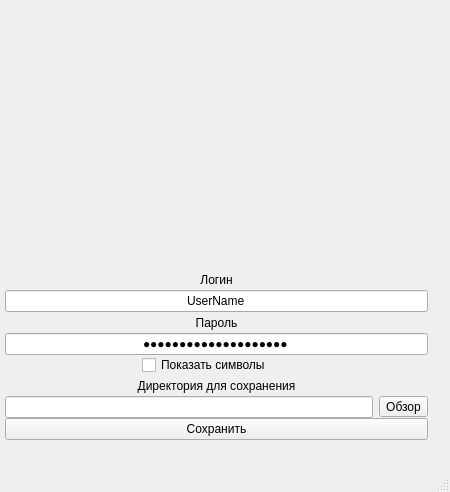
<?xml version="1.0" encoding="UTF-8"?>
<ui version="4.0">
 <class>UserSaver</class>
 <widget class="QMainWindow" name="UserSaver">
  <property name="geometry">
   <rect>
    <x>0</x>
    <y>0</y>
    <width>450</width>
    <height>491</height>
   </rect>
  </property>
  <property name="sizePolicy">
   <sizepolicy hsizetype="Fixed" vsizetype="Fixed">
    <horstretch>0</horstretch>
    <verstretch>0</verstretch>
   </sizepolicy>
  </property>
  <property name="windowTitle">
   <string>User Save Ulility</string>
  </property>
  <widget class="QWidget" name="centralWidget">
   <property name="sizePolicy">
    <sizepolicy hsizetype="Fixed" vsizetype="Fixed">
     <horstretch>0</horstretch>
     <verstretch>0</verstretch>
    </sizepolicy>
   </property>
   <property name="minimumSize">
    <size>
     <width>450</width>
     <height>470</height>
    </size>
   </property>
   <property name="maximumSize">
    <size>
     <width>450</width>
     <height>470</height>
    </size>
   </property>
   <widget class="QWidget" name="layoutWidget">
    <property name="geometry">
     <rect>
      <x>0</x>
      <y>10</y>
      <width>433</width>
      <height>441</height>
     </rect>
    </property>
    <layout class="QVBoxLayout" name="verticalLayout">
     <property name="spacing">
      <number>0</number>
     </property>
     <property name="leftMargin">
      <number>5</number>
     </property>
     <property name="rightMargin">
      <number>5</number>
     </property>
     <item>
      <widget class="QFrame" name="frame">
       <property name="minimumSize">
        <size>
         <width>200</width>
         <height>200</height>
        </size>
       </property>
       <property name="frameShape">
        <enum>QFrame::NoFrame</enum>
       </property>
       <property name="frameShadow">
        <enum>QFrame::Raised</enum>
       </property>
      </widget>
     </item>
     <item>
      <widget class="QLabel" name="label_6">
       <property name="maximumSize">
        <size>
         <width>16777215</width>
         <height>21</height>
        </size>
       </property>
       <property name="layoutDirection">
        <enum>Qt::LeftToRight</enum>
       </property>
       <property name="text">
        <string>Логин</string>
       </property>
       <property name="alignment">
        <set>Qt::AlignCenter</set>
       </property>
      </widget>
     </item>
     <item>
      <widget class="QLineEdit" name="lineLogin">
       <property name="text">
        <string>UserName</string>
       </property>
       <property name="echoMode">
        <enum>QLineEdit::Normal</enum>
       </property>
       <property name="alignment">
        <set>Qt::AlignCenter</set>
       </property>
      </widget>
     </item>
     <item>
      <widget class="QLabel" name="label_5">
       <property name="maximumSize">
        <size>
         <width>16777215</width>
         <height>21</height>
        </size>
       </property>
       <property name="text">
        <string>Пароль</string>
       </property>
       <property name="alignment">
        <set>Qt::AlignCenter</set>
       </property>
      </widget>
     </item>
     <item>
      <widget class="QLineEdit" name="linePass">
       <property name="sizePolicy">
        <sizepolicy hsizetype="Expanding" vsizetype="Fixed">
         <horstretch>0</horstretch>
         <verstretch>21</verstretch>
        </sizepolicy>
       </property>
       <property name="minimumSize">
        <size>
         <width>250</width>
         <height>0</height>
        </size>
       </property>
       <property name="text">
        <string>4|~#retaYq2yMPjhMq5n</string>
       </property>
       <property name="echoMode">
        <enum>QLineEdit::Password</enum>
       </property>
       <property name="alignment">
        <set>Qt::AlignCenter</set>
       </property>
      </widget>
     </item>
     <item>
      <layout class="QHBoxLayout" name="horizontalLayout">
       <item>
        <spacer name="horizontalSpacer">
         <property name="orientation">
          <enum>Qt::Horizontal</enum>
         </property>
         <property name="sizeHint" stdset="0">
          <size>
           <width>40</width>
           <height>20</height>
          </size>
         </property>
        </spacer>
       </item>
       <item>
        <widget class="QCheckBox" name="checkBox">
         <property name="sizePolicy">
          <sizepolicy hsizetype="Minimum" vsizetype="Fixed">
           <horstretch>0</horstretch>
           <verstretch>21</verstretch>
          </sizepolicy>
         </property>
         <property name="minimumSize">
          <size>
           <width>150</width>
           <height>0</height>
          </size>
         </property>
         <property name="text">
          <string>Показать символы</string>
         </property>
        </widget>
       </item>
       <item>
        <spacer name="horizontalSpacer_2">
         <property name="orientation">
          <enum>Qt::Horizontal</enum>
         </property>
         <property name="sizeHint" stdset="0">
          <size>
           <width>40</width>
           <height>20</height>
          </size>
         </property>
        </spacer>
       </item>
      </layout>
     </item>
     <item>
      <widget class="QLabel" name="label">
       <property name="maximumSize">
        <size>
         <width>16777215</width>
         <height>21</height>
        </size>
       </property>
       <property name="text">
        <string>Директория для сохранения</string>
       </property>
       <property name="alignment">
        <set>Qt::AlignCenter</set>
       </property>
      </widget>
     </item>
     <item>
      <layout class="QHBoxLayout" name="horizontalLayout_2">
       <item>
        <widget class="QLineEdit" name="lineDir">
         <property name="alignment">
          <set>Qt::AlignCenter</set>
         </property>
        </widget>
       </item>
       <item>
        <widget class="QToolButton" name="toolBrowse">
         <property name="text">
          <string>Обзор</string>
         </property>
        </widget>
       </item>
      </layout>
     </item>
     <item>
      <widget class="QPushButton" name="saveButton">
       <property name="text">
        <string>Сохранить</string>
       </property>
      </widget>
     </item>
    </layout>
   </widget>
  </widget>
  <widget class="QStatusBar" name="statusBar"/>
 </widget>
 <layoutdefault spacing="6" margin="11"/>
 <resources/>
 <connections/>
</ui>
